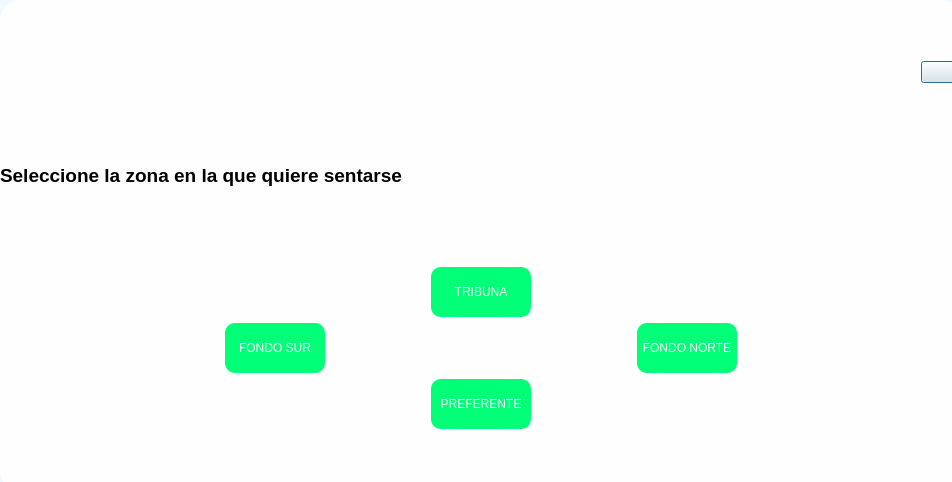
<?xml version="1.0" encoding="UTF-8"?>
<ui version="4.0">
 <class>abonos</class>
 <widget class="QDialog" name="abonos">
  <property name="geometry">
   <rect>
    <x>0</x>
    <y>0</y>
    <width>952</width>
    <height>482</height>
   </rect>
  </property>
  <property name="windowTitle">
   <string>Dialog</string>
  </property>
  <property name="styleSheet">
   <string notr="true">

#abonos{
background-color: #eff9fe;
}
#searchFrame{
border-radius: 10px;
border: 2px solid #01ff78;
}

#pushButton, #pushButton_2, pushButton_3, pushButton_4{
background-color: #01ff78;
color: #fff;
border-radius: 10px;
}
#widget{
background-color: #fefeff;
border-radius: 20px;
}

</string>
  </property>
  <widget class="QWidget" name="widget" native="true">
   <property name="geometry">
    <rect>
     <x>0</x>
     <y>0</y>
     <width>961</width>
     <height>491</height>
    </rect>
   </property>
   <property name="sizePolicy">
    <sizepolicy hsizetype="Preferred" vsizetype="Expanding">
     <horstretch>0</horstretch>
     <verstretch>0</verstretch>
    </sizepolicy>
   </property>
   <property name="minimumSize">
    <size>
     <width>961</width>
     <height>491</height>
    </size>
   </property>
   <layout class="QVBoxLayout" name="verticalLayout_3">
    <item alignment="Qt::AlignRight">
     <widget class="QPushButton" name="pushButton_5">
      <property name="text">
       <string/>
      </property>
      <property name="icon">
       <iconset resource="../../Recursos.qrc">
        <normaloff>:/greenicons/icons/greenicons/x.svg</normaloff>:/greenicons/icons/greenicons/x.svg</iconset>
      </property>
     </widget>
    </item>
    <item>
     <widget class="QLabel" name="label">
      <property name="sizePolicy">
       <sizepolicy hsizetype="Ignored" vsizetype="Ignored">
        <horstretch>0</horstretch>
        <verstretch>0</verstretch>
       </sizepolicy>
      </property>
      <property name="minimumSize">
       <size>
        <width>0</width>
        <height>0</height>
       </size>
      </property>
      <property name="maximumSize">
       <size>
        <width>500</width>
        <height>50</height>
       </size>
      </property>
      <property name="font">
       <font>
        <pointsize>14</pointsize>
        <bold>true</bold>
       </font>
      </property>
      <property name="styleSheet">
       <string notr="true">color:black;</string>
      </property>
      <property name="text">
       <string>Seleccione la zona en la que quiere sentarse</string>
      </property>
     </widget>
    </item>
    <item>
     <layout class="QGridLayout" name="gridLayout">
      <item row="1" column="2" alignment="Qt::AlignLeft">
       <widget class="QPushButton" name="pushButton_2">
        <property name="minimumSize">
         <size>
          <width>100</width>
          <height>50</height>
         </size>
        </property>
        <property name="maximumSize">
         <size>
          <width>100</width>
          <height>50</height>
         </size>
        </property>
        <property name="styleSheet">
         <string notr="true">background-color: #01ff78;
color: #fff;
border-radius: 10px;</string>
        </property>
        <property name="text">
         <string>FONDO NORTE</string>
        </property>
       </widget>
      </item>
      <item row="0" column="1" alignment="Qt::AlignHCenter">
       <widget class="QPushButton" name="pushButton_4">
        <property name="minimumSize">
         <size>
          <width>100</width>
          <height>50</height>
         </size>
        </property>
        <property name="maximumSize">
         <size>
          <width>100</width>
          <height>50</height>
         </size>
        </property>
        <property name="styleSheet">
         <string notr="true">background-color: #01ff78;
color: #fff;
border-radius: 10px;</string>
        </property>
        <property name="text">
         <string>TRIBUNA</string>
        </property>
       </widget>
      </item>
      <item row="1" column="0" alignment="Qt::AlignRight">
       <widget class="QPushButton" name="pushButton">
        <property name="minimumSize">
         <size>
          <width>100</width>
          <height>50</height>
         </size>
        </property>
        <property name="maximumSize">
         <size>
          <width>100</width>
          <height>50</height>
         </size>
        </property>
        <property name="styleSheet">
         <string notr="true">background-color: #01ff78;
color: #fff;
border-radius: 10px;</string>
        </property>
        <property name="text">
         <string>FONDO SUR</string>
        </property>
       </widget>
      </item>
      <item row="1" column="1">
       <widget class="QLabel" name="label_2">
        <property name="maximumSize">
         <size>
          <width>300</width>
          <height>250</height>
         </size>
        </property>
        <property name="text">
         <string/>
        </property>
        <property name="pixmap">
         <pixmap resource="../../Recursos.qrc">:/Files/imagenes/estadio.png</pixmap>
        </property>
        <property name="scaledContents">
         <bool>true</bool>
        </property>
       </widget>
      </item>
      <item row="3" column="1" alignment="Qt::AlignHCenter">
       <widget class="QPushButton" name="pushButton_3">
        <property name="minimumSize">
         <size>
          <width>100</width>
          <height>50</height>
         </size>
        </property>
        <property name="maximumSize">
         <size>
          <width>100</width>
          <height>50</height>
         </size>
        </property>
        <property name="styleSheet">
         <string notr="true">background-color: #01ff78;
color: #fff;
border-radius: 10px;</string>
        </property>
        <property name="text">
         <string>PREFERENTE</string>
        </property>
       </widget>
      </item>
     </layout>
    </item>
   </layout>
  </widget>
 </widget>
 <resources>
  <include location="../../Recursos.qrc"/>
 </resources>
 <connections/>
</ui>
